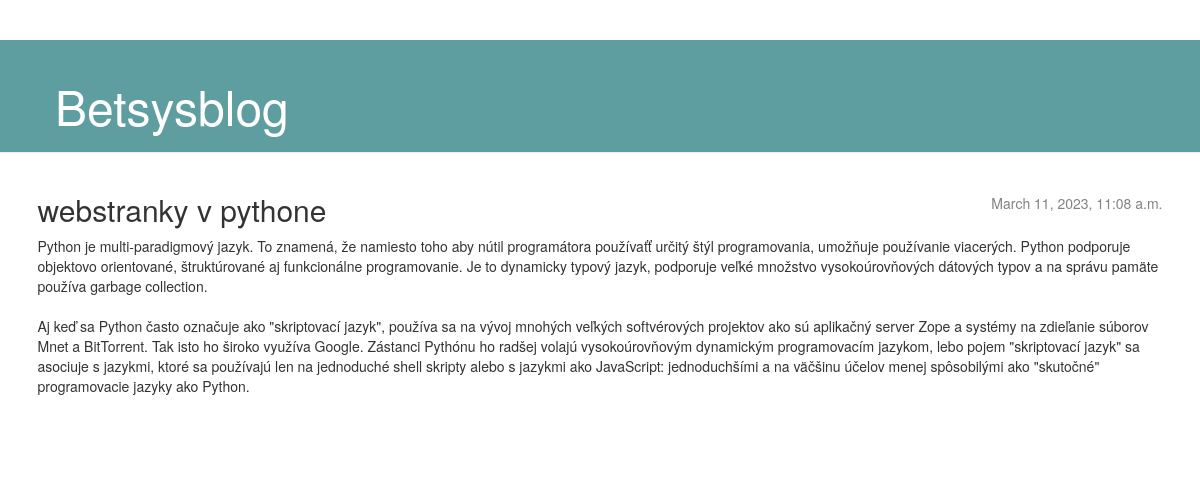
The app's page /post/1/ with its own data.
### blog/models.py (models this page shows, shortened)
class Post(models.Model):
    author = models.ForeignKey(settings.AUTH_USER_MODEL, on_delete=models.CASCADE)
    title = models.CharField(max_length=200)
    text = models.TextField()
    created_date = models.DateTimeField(default=timezone.now)
    published_date = models.DateTimeField(blank=True, null=True)

### blog/views.py (the view)
# urls.py: path('post/<int:pk>/', views.post_detail, name='post_detail'),
def post_detail(request, pk):
    post = get_object_or_404(Post, pk=pk)
    return render(request, 'blog/post_detail.html', {'post': post})

### blog/templates/blog/post_detail.html (shortened to what this page needs)
{% extends 'blog/base.html' %}
{% block content %}
    <article class="post">
        {% if post.published_date %}
            <time class="date">
                {{ post.published_date }}
            </time>
        {% endif %}
        <h2>{{ post.title }}</h2>
        <p>{{ post.text|linebreaksbr }}</p>
    </article>
{% endblock %}

### blog/static/css/blog.css (style rules this page uses)
h1, h2, h3, h4 { font-family: 'Lobster',cursive; }
.date { color: #828282; }
.post { margin-bottom: 70px; }
.post > .date, .post > .actions { float: right; }

### records on screen
Post: published_date "March 11, 2023, 11:08 a.m.", title "webstranky v pythone", text "Python je multi-paradigmový jazyk. To znamená, že namiesto toho aby nútil programátora používaťť určitý štýl programovania, umožňuje používanie viacerých. Python podporuje objektovo orientované, štruktúrované aj funkcionálne programovanie. Je to dynamicky typový jazyk, podporuje veľké množstvo vysokoúrovňových dátových typov a na správu pamäte používa garbage collection. Aj keď sa Python často označuje ako \"skriptovací jazyk\", používa sa na vývoj mnohých veľkých softvérových projektov ako sú aplikačný server Zope a systémy na zdieľanie súborov Mnet a BitTorrent. Tak isto ho široko využíva Google. Zástanci Pythónu ho radšej volajú vysokoúrovňovým dynamickým programovacím jazykom, lebo pojem…"
